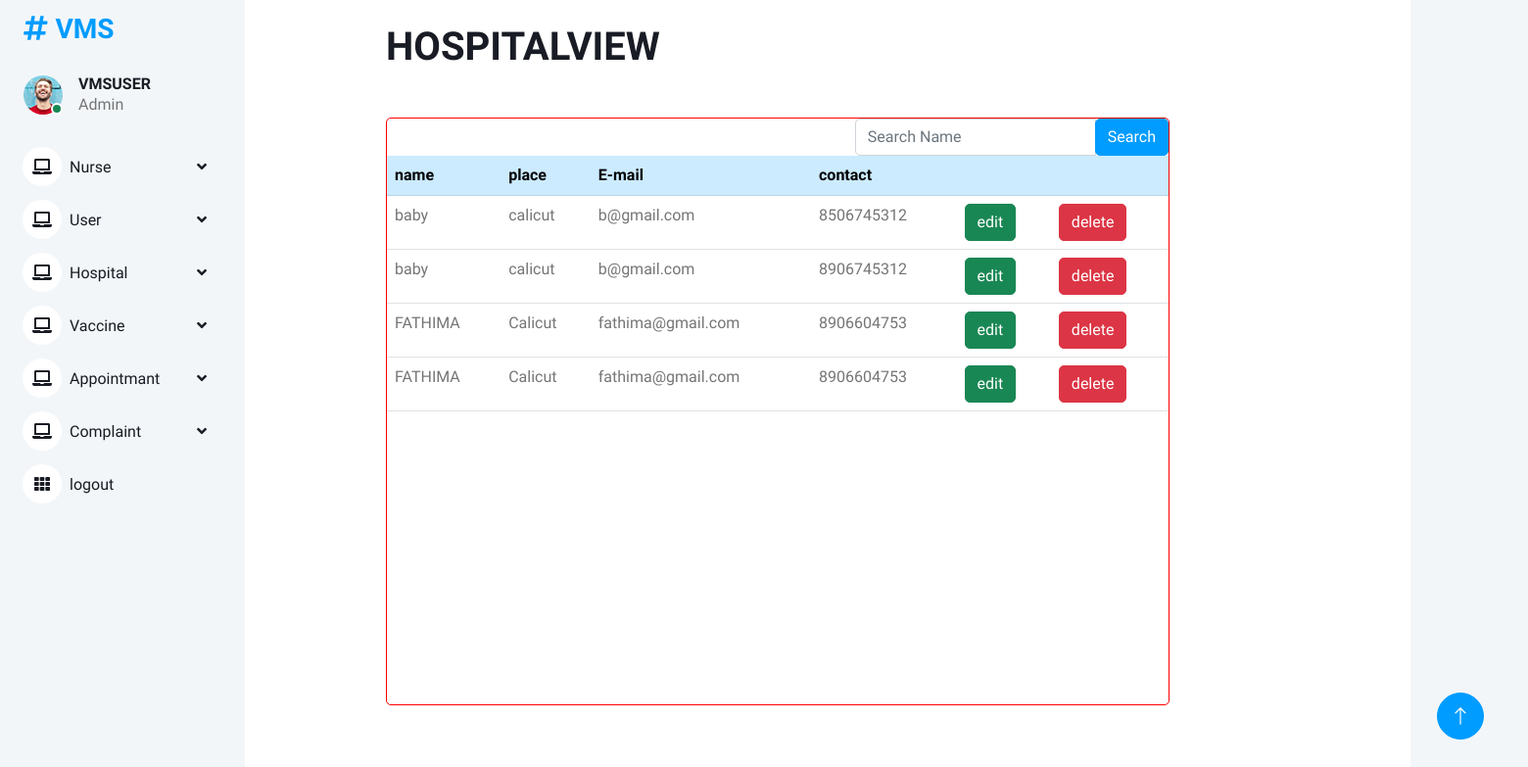
Page /hospital_view on the committed database.
### vmsapp/models.py (models this page shows, shortened)
class Hospital(models.Model):
    name = models.CharField(max_length=250,blank=True,null=True)
    place = models.CharField(max_length=20,blank=True,null=True)
    email = models.EmailField()
    contact = models.CharField(max_length=250,blank=True,null=True)

### vmsapp/admin_views.py (the view)
# urls.py: path('hospital_view', admin_views.hospital_view, name='hospital_view'),
def hospital_view(request):
    new = Hospital.objects.all()
    hospitalfilter = HospitalFilter(request.GET, queryset=new)
    n = hospitalfilter.qs
    context = {
        'hospital':n,
        'hospitalfilter':hospitalfilter,
    }
    return render(request,'admintemp/hospital_view.html',context)

### templates/admintemp/hospital_view.html (shortened to what this page needs)
{% extends 'admintemp/test.html' %}
{% load crispy_forms_tags %}
{% block content %}
<div class="col-12"><h1>HOSPITALVIEW</h1></div>
<div class="card mx-auto mt-5
" style="width: 800px; height:600px; border:1px solid red"  >
  <div class="row">
  <div class="col-lg-6 "></div>
  <div class="col-lg-6">
    <form method="get" class="form-inline" style="float:right;">
      <div class="input-group">
        {{ hospitalfilter.form }}
        <div class="input-group-append">
          <button class="btn btn-primary" type="submit">Search</button>
        </div>
      </div>
    </form>
  </div>
  </div>
<table class="table">
  <tbody>
  <tr class="table-primary">
    <th>name</th>
    <th>place</th>
    <th>E-mail</th>
    <th>contact</th>
    <th></th>
    <th></th>
  </tr>
  {% for i in hospital %}
    <tr>
      <td>{{i.name}}</td>
      <td>{{i.place}}</td>
      <td>{{i.email}}</td>
      <td>{{i.contact}}</td>
  <td><a href="{% url 'hospital_update' i.id %}"><button type="submit" class="btn btn-success">edit</button></a></td>
    <td>      <form action="{% url 'hospital_delete' i.id %}" method="post">
        <button type="submit" class="btn btn-danger">delete</button>
      </form>
</td>
  </tr>
    {% empty %}
  <tr>
    <td colspan="7"><h3>No Results Found</h3></td>
  </tr>
  {% endfor %}
  </tbody>
</table>
</div>
{% endblock %}

### static/Admindashboard/css/style.css (style rules this page uses)
:root { --primary: #009CFF; --light: #F3F6F9; --dark: #191C24; }
.btn { transition: .5s; }
.btn.btn-primary { color: #FFFFFF; }

### rows in the picture
Hospital: name "baby", place "calicut", email "b@gmail.com", contact "8506745312"
Hospital: name "baby", place "calicut", email "b@gmail.com", contact "8906745312"
Hospital: name "FATHIMA", place "Calicut", email "fathima@gmail.com", contact "8906604753"
Hospital: name "FATHIMA", place "Calicut", email "fathima@gmail.com", contact "8906604753"
